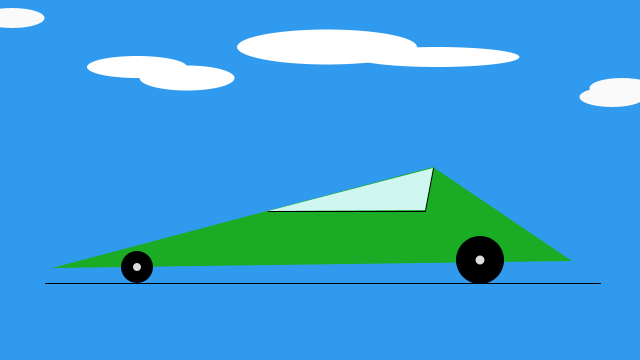
Frame 1 (no input)
Frame 60 (the mouse pressed at the canvas centre just before this capture): identical to frame 1, image omitted
Frame 120 (the mouse held since frame 60 and released just before this capture): identical to frame 1, image omitted

The Processing sketch that drew this single still picture (run headless with seeded random() and noise(); from frame 60 on, the mouse is pressed at the canvas centre):

// Processing sketch: processing_109557
// ── processing_109557.pde

void setup() {

size(640, 360);
background(#309bee);
noStroke();

// road

stroke(0); 
line(45, 283, 600, 283) ;
noStroke();

// body

fill(#1aac25);
triangle(52, 268, 572, 261, 433, 167);

// wheels

fill(0);
ellipse(137, 267, 32, 32);

fill(0);
ellipse(480, 260, 48, 48);

//centers

fill(#dcdcdc);
ellipse(480, 260, 9, 9);

fill(#dcdcdc);
ellipse(137, 267, 8, 8);

// clouds

fill(255);
ellipse(137, 67, 100, 22);

fill(255);
ellipse(187, 78, 95, 25);

fill(255);
ellipse(327, 47, 180, 35);

fill(255);
ellipse(437, 57, 165, 20);

fill(250);
ellipse(612, 97, 65, 20);

fill(250);
ellipse(622, 88, 65, 20);

fill(250);
ellipse(12, 18, 65, 20);

// window outline

//vertical
stroke(0); 
line(433, 168, 425, 210) ;
noStroke();

//horizontal
stroke(0); 
line(425, 211, 268, 211) ;
noStroke();

// window

fill(#d0f6f2);
triangle(268, 211, 425, 210, 433, 168) ;



}

// leave this part alone!!!
void draw() {
  println(mouseX + ", " + mouseY) ;
}
